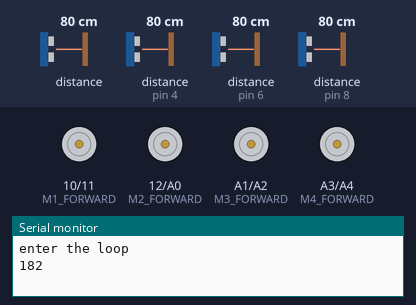
This sketch was run on a simulated Arduino Uno, built with avr-gcc and run on an emulated ATmega328P. Shown: motor-driver pin pairs drawn as motors (green arrow = first pin HIGH = forward, orange = second pin HIGH = backward, longer = more drive), the last lines printed to the serial monitor. Inputs (shaded band) come from the test bench; at power-on: distance to the obstacle (sensors on pin 6, pin 4, pin 8) 80 cm, distance to the obstacle 80 cm. The echo pulse lasts 58.3 µs per cm.

Above: at 14.0 s.
14.1 s: distance to the obstacle (sensor on pin 6) set to 83 cm
At 19.7 s:
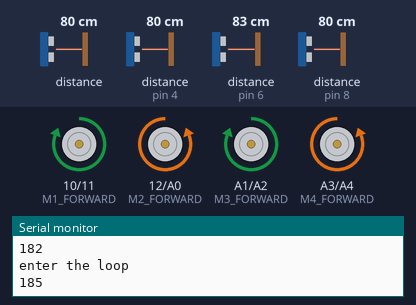
25.5 s: distance to the obstacle (sensor on pin 6) set to 2 cm
39.3 s: distance to the obstacle (sensor on pin 6) set to 120 cm
At 46.8 s:
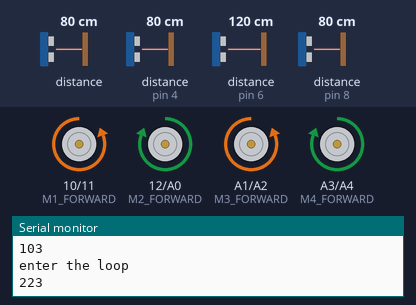
Timing chart, 0 to 54.9 s (numbered marks = the images above; inputs shaded):
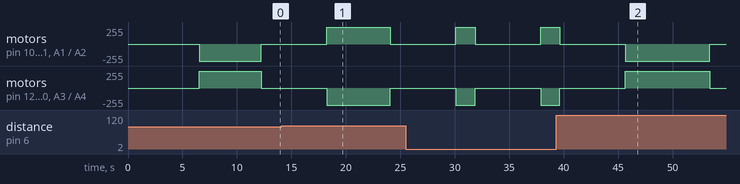

The sketch:

steb010.02.ino
```cpp
#include <NewPing.h>

//PIN CONFIGURATION FOR ULTRASONIC SENSOR
#define X_TRIGGER_PIN  2
#define X_ECHO_PIN     4

#define Y_TRIGGER_PIN  7
#define Y_ECHO_PIN     8

#define XD_TRIGGER_PIN  13
#define XD_ECHO_PIN     0

#define YD_TRIGGER_PIN  5 //
#define YD_ECHO_PIN     6 //

//MOTOR DRIVER PIN CONFIGURATION
#define M1_FORWARD 10
#define M1_BACKWARD 11

#define M2_FORWARD 12
#define M2_BACKWARD A0

#define M3_FORWARD  A1
#define M3_BACKWARD A2

#define M4_FORWARD A3
#define M4_BACKWARD A4

//MAXIMUM DISTANCE FOR ULTARSONIC SENSOR
#define MAX_DISTANCE 4000

//PARAMETERS
float X_PING_DISTACE;
float Y_PING_DISTACE;
float XD_PING_DISTACE;
float YD_PING_DISTACE;

int W0 = 100;
int W = 0;
int DW = 0;
int Temp_w = 0;
//INTERNAL PARAMETERS
int X_OFFSET = 12;
int Y_OFFSET = 20;
bool flag = false;

//ultrasnoic oject creation
NewPing sonar_X(X_TRIGGER_PIN, X_ECHO_PIN, MAX_DISTANCE);
NewPing sonar_Y(Y_TRIGGER_PIN, Y_ECHO_PIN, MAX_DISTANCE);
NewPing sonar_XD(XD_TRIGGER_PIN, XD_ECHO_PIN, MAX_DISTANCE);
NewPing sonar_YD(YD_TRIGGER_PIN, YD_ECHO_PIN, MAX_DISTANCE);


void setup() {

  Serial.begin(115200);
  //MOTOR DRIVER PIN CONFIGURATION
  pinMode(M1_FORWARD,OUTPUT);
  pinMode(M1_BACKWARD,OUTPUT);

  pinMode(M2_FORWARD,OUTPUT);
  pinMode(M2_BACKWARD,OUTPUT);

  pinMode(M3_FORWARD,OUTPUT);
  pinMode(M3_BACKWARD,OUTPUT);

  pinMode(M4_FORWARD,OUTPUT);
  pinMode(M4_BACKWARD,OUTPUT);

  //MOTOR DRIVER INITIAL CONDITION
  digitalWrite(M1_FORWARD,LOW);
  digitalWrite(M1_BACKWARD,LOW);

  digitalWrite(M2_FORWARD,LOW);
  digitalWrite(M2_BACKWARD,LOW);

  digitalWrite(M3_FORWARD,LOW);
  digitalWrite(M3_BACKWARD,LOW);

  digitalWrite(M4_FORWARD,LOW);
  digitalWrite(M4_BACKWARD,LOW);
  //////////////////////////////


}

void loop() {

  if(flag){

  }else{//calculation of distance
    digitalWrite(M1_FORWARD,LOW);
    digitalWrite(M1_BACKWARD,LOW);

    digitalWrite(M2_FORWARD,LOW);
    digitalWrite(M2_BACKWARD,LOW);

    digitalWrite(M3_FORWARD,LOW);
    digitalWrite(M3_BACKWARD,LOW);

    digitalWrite(M4_FORWARD,LOW);
    digitalWrite(M4_BACKWARD,LOW);
    delay(500);

      //step_1_calulate_all_distance
      delay(1000);
      X_PING_DISTACE = sonar_X.ping_cm();
      delay(1000);
      Y_PING_DISTACE = sonar_Y.ping_cm();
      delay(1000);
      XD_PING_DISTACE = sonar_XD.ping_cm();
      delay(1000);
      YD_PING_DISTACE = sonar_YD.ping_cm();
      delay(1000);

      int ref_x = 0;
      int ref_y = 0;

      int total = 0;
      int total_x = 0;

      bool rot_flag = false;
      bool counter_flag = false;
      bool clock_flag = false;
      total = (Y_PING_DISTACE + YD_PING_DISTACE + Y_OFFSET);
      total_x =(X_PING_DISTACE + XD_PING_DISTACE + X_OFFSET);
      ref_x = 0;
      ref_y = total;

      delay(1000);
      while(!(total <= 70 && total_x <= 96)){
        //stop
        Serial.println("enter the loop");
        Serial.println(total);
        digitalWrite(M1_FORWARD,LOW);
        digitalWrite(M1_BACKWARD,LOW);

        digitalWrite(M2_FORWARD,LOW);
        digitalWrite(M2_BACKWARD,LOW);

        digitalWrite(M3_FORWARD,LOW);
        digitalWrite(M3_BACKWARD,LOW);

        digitalWrite(M4_FORWARD,LOW);
        digitalWrite(M4_BACKWARD,LOW);

        //delay weigth
        Temp_w = (total - 70);
        int fix_offset = 0;
        fix_offset = abs(Temp_w);
        W = (fix_offset * 50);
        DW = (W0 + W );

        if(counter_flag){

          if(total > ref_y || total > ref_y + 5 ){

              rot_flag = false;
              counter_flag = false;

          }
        }else{

            if(total > ref_y || total > ref_y + 5 ){

              rot_flag = true;
              counter_flag = true;

          }
        }


        if(rot_flag){

          //(counter_clock)
        digitalWrite(M1_FORWARD,HIGH);
        digitalWrite(M1_BACKWARD,LOW);

        digitalWrite(M2_FORWARD,LOW);
        digitalWrite(M2_BACKWARD,HIGH);

        digitalWrite(M3_FORWARD,HIGH);
        digitalWrite(M3_BACKWARD,LOW);

        digitalWrite(M4_FORWARD,LOW);
        digitalWrite(M4_BACKWARD,HIGH);
        delay(DW);

        }else{
          //(clock)
        digitalWrite(M1_FORWARD,LOW);
        digitalWrite(M1_BACKWARD,HIGH);

        digitalWrite(M2_FORWARD,HIGH);
        digitalWrite(M2_BACKWARD,LOW);

        digitalWrite(M3_FORWARD,LOW);
        digitalWrite(M3_BACKWARD,HIGH);

        digitalWrite(M4_FORWARD,HIGH);
        digitalWrite(M4_BACKWARD,LOW);
        delay(DW);

          }

        //stop
        digitalWrite(M1_FORWARD,LOW);
        digitalWrite(M1_BACKWARD,LOW);

        digitalWrite(M2_FORWARD,LOW);
        digitalWrite(M2_BACKWARD,LOW);

        digitalWrite(M3_FORWARD,LOW);
        digitalWrite(M3_BACKWARD,LOW);

        digitalWrite(M4_FORWARD,LOW);
        digitalWrite(M4_BACKWARD,LOW);


        //step_1_calulate_all_distance
        delay(1000);
        X_PING_DISTACE = sonar_X.ping_cm();
        delay(1000);
        Y_PING_DISTACE = sonar_Y.ping_cm();
        delay(1000);
        XD_PING_DISTACE = sonar_XD.ping_cm();
        delay(1000);
        YD_PING_DISTACE = sonar_YD.ping_cm();
        delay(1000);
        total = (Y_PING_DISTACE + YD_PING_DISTACE + Y_OFFSET);
        delay(1000);
        total_x =(X_PING_DISTACE + XD_PING_DISTACE + X_OFFSET);


        if(total == 70 && total_x == 96){
          break;
        }

      }
      flag = true;
      }


      //stop
        digitalWrite(M1_FORWARD,LOW);
        digitalWrite(M1_BACKWARD,LOW);

        digitalWrite(M2_FORWARD,LOW);
        digitalWrite(M2_BACKWARD,LOW);

        digitalWrite(M3_FORWARD,LOW);
        digitalWrite(M3_BACKWARD,LOW);

        digitalWrite(M4_FORWARD,LOW);
        digitalWrite(M4_BACKWARD,LOW);


}
```

Measured:
- the behaviour switches between 80 and 81 cm on distance to the obstacle (sensor on pin 6) (found by bisection; images 0 and 1)
